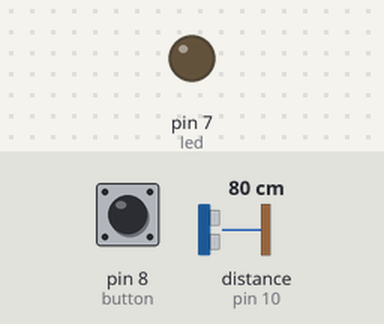
This sketch was run on a simulated Arduino Uno, built with avr-gcc and run on an emulated ATmega328P. Shown: output pins drawn as LEDs (lit = HIGH). Wiring (inferred from the names in the program): ultrasonic range finder: trigger pin 9; echo pin 10. Dashed ring = blinking. Inputs (shaded band) come from the test bench; at power-on: pin 8 (button) LOW, distance to the obstacle (sensor on pin 10) 80 cm. The echo pulse lasts 58.3 µs per cm; pins used as bus, display or sensor lines are not drawn; what the sketch prints to the serial monitor is not drawn.

Above: at 1.2 s.
1.3 s: pin 8 (button) pulled HIGH for 1 s
At 1.56 s:
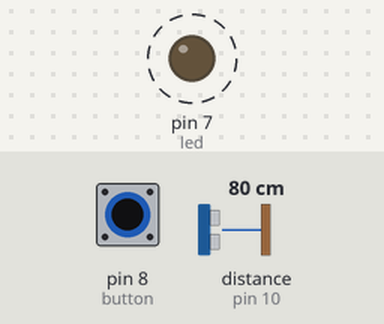
4.3 s: pin 8 (button) pulled HIGH for 3.2 s
At 7.9 s:
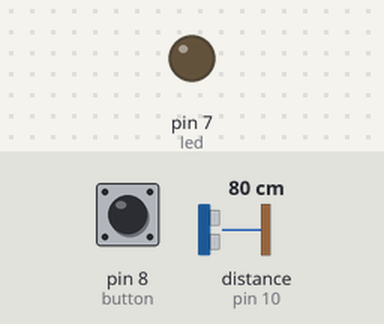
9.0 s: distance to the obstacle (sensor on pin 10) set to 52 cm
10.5 s: distance to the obstacle (sensor on pin 10) set to 43 cm
At 12.0 s:
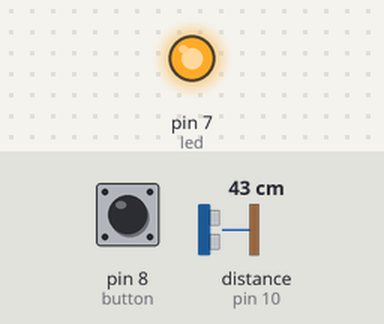
Timing chart, 0 to 13.0 s (numbered marks = the images above; inputs shaded):
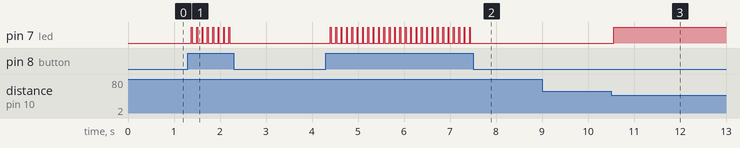

The sketch:

Ardino_Module.ino
```cpp
#define button 8
byte receivedData;
int buttonState = 0;
int trigPin = 9;
int echoPin = 10;
int led = 7;


void setup() {

 Serial.begin(9600);
 pinMode(button, INPUT);


 pinMode(led, OUTPUT);
 pinMode(trigPin, OUTPUT);
 pinMode(echoPin, INPUT);
 // put your setup code here, to run once:
}


void loop() {
 delay(100);
 buttonState = digitalRead(button);
if(buttonState == HIGH)
{
Serial.print(3);
digitalWrite(led, HIGH);
}
//else


 long duration, distance;
 digitalWrite(trigPin,HIGH);
 delayMicroseconds(1000);
 digitalWrite(trigPin, LOW);
 duration=pulseIn(echoPin, HIGH);
 distance =(duration/2)/29.1;
 delay(10);


if((distance<=45))
 {
 digitalWrite(led, HIGH);
}
 else if(distance>45)
{
 digitalWrite(led, LOW);
 }
}
```

Measured:
- the behaviour switches between 47 and 46 cm on distance to the obstacle (sensor on pin 10) (found by bisection; images 2 and 3)
- after the input at 1.3 s, pin 7 (led): alternates HIGH for 0.02 s and LOW for 0.10 s, 16 changes in all, then stays LOW, starting after 0.08 s
- after the input at 4.3 s, pin 7 (led): alternates HIGH for 0.02 s and LOW for 0.10 s, 54 changes in all, then stays LOW, starting after 0.10 s
- after the input at 9.0 s, every drawn part: stays the same
- after the input at 10.5 s, pin 7 (led): LOW → HIGH after 0.06 s
